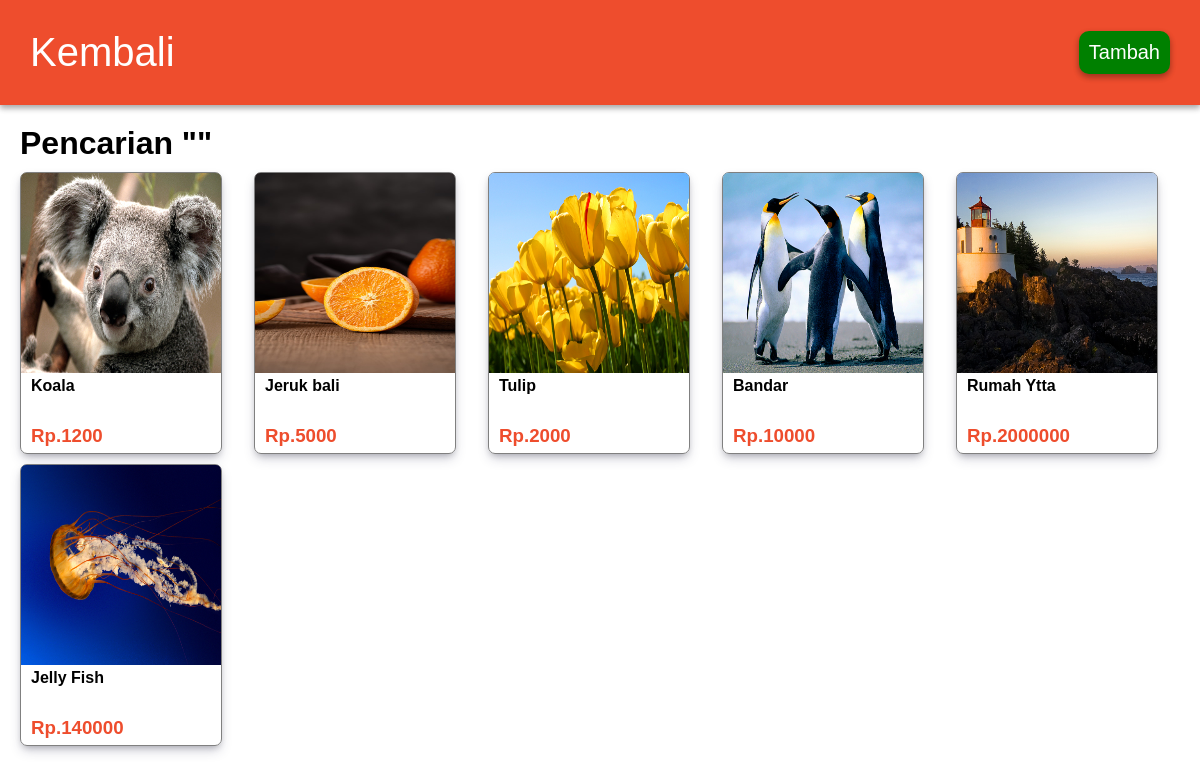
/cari.php (signed in), run on the app's committed database.
### tables this page shows
CREATE TABLE `produk` (
  `id` int(11) NOT NULL,
  `produk` varchar(50) DEFAULT NULL,
  `keterangan` varchar(200) DEFAULT NULL,
  `harga` int(11) DEFAULT NULL,
  `img` varchar(50) DEFAULT NULL,
  `id_komen` varchar(50) DEFAULT NULL,
  `kategori` varchar(50) DEFAULT NULL
);

### fungsi.php (called while the page is built, shortened)
<?php
$conn = mysqli_connect('localhost','root','','shop');
function ambil($query){
    global $conn;
    $result = mysqli_query($conn,$query);
    $rows = [];
    while($row = mysqli_fetch_assoc($result) ){
        $rows[] = $row;
    }
    return $rows;
}
function cari($data){
    $produk = "SELECT * FROM produk WHERE produk LIKE '%$data%' OR
                                       harga LIKE '%$data%' OR
                                       kategori LIKE '%$data%' ";
    return ambil($produk);
}
?>

### cari.php (the view, shortened to what this page needs)
<?php
require 'fungsi.php';
$keyword = $_GET["keyword"];
$produk = cari($keyword);
?>
<!DOCTYPE html>
<html lang="en">
<head>
    <link rel="stylesheet" href="css/kategori.css">
</head>
<body>
<div class="navbar">
        <a href="index.php"><h1>Kembali</h1></a>
        <ul>
            <?php if($_SESSION["login"] === true) : ?>
                <li class="tambah"><a href="tambah.php">Tambah</a></li>
            <?php endif ; ?>
        </ul>
    </div>
<div class="kelompok">
    <h1>Pencarian "<?= $keyword ?>"</h1>
    <ul class="produk">
            <?php foreach($produk as $produknya) : ?>
            <li>
                <div class="isi">
                    <a href="produk.php?id=<?= $produknya["id"] ?>">
                        <img src="img/<?= $produknya["img"] ?>">
                        <h4 ><?= $produknya["produk"] ?></h4>
                        <h3>Rp.<?= $produknya["harga"] ?></h3>
                    </a>
                </div>
            </li>
            <?php endforeach ; ?>
        </ul>
</div>
</body>
</html>

### css/kategori.css (style rules this page uses)
* { margin: 0; padding: 0; }
body { font-family: sans-serif; }
li { list-style: none; }
a { text-decoration: none; color: black; }
img { border-radius: 5px 5px 0 0; width: 200px; height: 200px; }
.navbar { display: flex; padding: 30px; background-color: #ee4d2d; box-shadow: rgba(0, 0, 0, 0.16) 0px 3px 6px, rgba(0, 0, 0, 0.23) 0px 3px 6px; align-items: center; justify-content: space-between; color: white; }
.navbar h1 { font-weight: 100; }
.navbar ul li.tambah { background-color: green; box-sizing: border-box; border-radius: 10px; box-shadow: rgba(0, 0, 0, 0.16) 0px 3px 6px, rgba(0, 0, 0, 0.23) 0px 3px 6px; padding: 10px; }
.navbar a { color: white; font-size: 20px; }
.kelompok { padding: 20px; }
.kelompok h1 { margin-bottom: 10px; }
.produk { display: grid; gap:10px; grid-template-columns: repeat(auto-fill,minmax(200px, 1fr)); }
.isi { border: 1px solid gray; box-shadow: rgba(50, 50, 93, 0.25) 0px 6px 12px -2px, rgba(0, 0, 0, 0.3) 0px 3px 7px -3px; border-radius: 7px; width: 200px; height: 280px; }
.isi a h4 { margin-left: 10px; color: black; }
.isi a h3 { margin-top: 30px; margin-left: 10px; color :#ee4d2d; }

### data on the page
produk: img (picture), produk "Koala", harga "1200"
produk: img (picture), produk "Jeruk bali", harga "5000"
produk: img (picture), produk "Tulip", harga "2000"
produk: img (picture), produk "Bandar", harga "10000"
produk: img (picture), produk "Rumah Ytta", harga "2000000"
produk: img (picture), produk "Jelly Fish", harga "140000"
